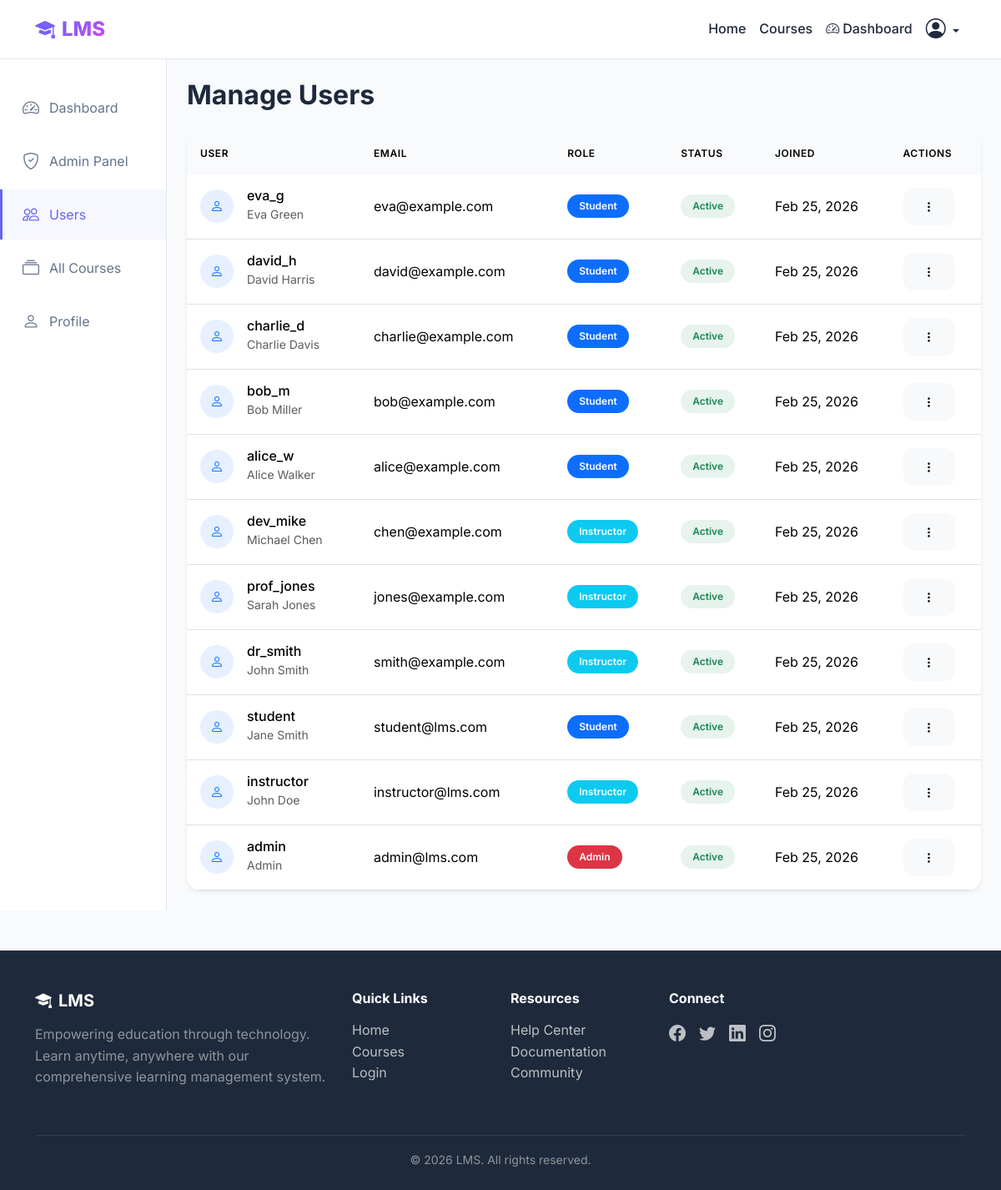
/manage-users/ (signed in), run on the app's committed database.
### accounts/models.py (models this page shows, shortened)
class User(AbstractUser):
    ROLE_CHOICES = [
        ('admin', 'Admin'),
        ('instructor', 'Instructor'),
        ('student', 'Student'),
    ]
    role = models.CharField(max_length=20, choices=ROLE_CHOICES, default='student')
    email = models.EmailField(unique=True)
    profile_picture = models.ImageField(upload_to='profiles/', blank=True, null=True)
    bio = models.TextField(blank=True, null=True)
    phone_number = models.CharField(max_length=15, blank=True, null=True)
    date_of_birth = models.DateField(blank=True, null=True)
    reset_token = models.CharField(max_length=100, blank=True, null=True)
    reset_token_expiry = models.DateTimeField(blank=True, null=True)
    created_at = models.DateTimeField(auto_now_add=True)
    updated_at = models.DateTimeField(auto_now=True)
    def is_admin(self):
        return self.role == 'admin' or self.is_superuser

### accounts/views.py (the view)
# urls.py: path('manage-users/', views.manage_users, name='manage_users'),
@login_required
def manage_users(request):
    if not request.user.is_admin():
        messages.error(request, 'Access denied.')
        return redirect('dashboard')
    users = User.objects.all().order_by('-created_at')
    return render(request, 'accounts/manage_users.html', {'users': users})

### templates/accounts/manage_users.html (shortened to what this page needs)
{% extends 'base.html' %}
{% block content %}
<div class="container-fluid">
    <div class="row">
        <div class="col-lg-2 col-md-3 dashboard-sidebar">
            <ul class="sidebar-menu">
                <li>
                    <a href="{% url 'dashboard' %}">
                        <i class="bi bi-speedometer2"></i> Dashboard
                    </a>
                </li>
                <li>
                    <a href="{% url 'admin_dashboard' %}">
                        <i class="bi bi-shield-check"></i> Admin Panel
                    </a>
                </li>
                <li>
                    <a href="{% url 'manage_users' %}" class="active">
                        <i class="bi bi-people"></i> Users
                    </a>
                </li>
                <li>
                    <a href="{% url 'manage_courses' %}">
                        <i class="bi bi-collection"></i> All Courses
                    </a>
                </li>
                <li>
                    <a href="{% url 'profile' %}">
                        <i class="bi bi-person"></i> Profile
                    </a>
                </li>
            </ul>
        </div>
        <div class="col-lg-10 col-md-9 py-4">
            <div class="container">
                <div class="d-flex justify-content-between align-items-center mb-4">
                    <h2 class="fw-bold mb-0">Manage Users</h2>
                </div>
                <div class="card border-0 shadow-sm">
                    <div class="card-body p-0">
                        <div class="table-responsive">
                            <table class="table mb-0">
                                <thead>
                                    <tr>
                                        <th>User</th>
                                        <th>Email</th>
                                        <th>Role</th>
                                        <th>Status</th>
                                        <th>Joined</th>
                                        <th>Actions</th>
                                    </tr>
                                </thead>
                                <tbody>
                                    {% for u in users %}
                                    <tr>
                                        <td>
                                            <div class="d-flex align-items-center">
                                                {% if u.profile_picture %}
                                                <img src="{{ u.profile_picture.url }}" alt=""
                                                    class="rounded-circle me-3" width="40" height="40">
                                                {% else %}
                                                <div class="bg-primary bg-opacity-10 rounded-circle d-flex align-items-center justify-content-center me-3"
                                                    style="width: 40px; height: 40px;">
                                                    <i class="bi bi-person text-primary"></i>
                                                </div>
                                                {% endif %}
                                                <div>
                                                    <h6 class="mb-0">{{ u.username }}</h6>
                                                    <small class="text-muted">{{ u.get_full_name }}</small>
                                                </div>
                                            </div>
                                        </td>
                                        <td>{{ u.email }}</td>
                                        <td>
                                            <span
                                                class="badge {% if u.role == 'admin' %}bg-danger{% elif u.role == 'instructor' %}bg-info{% else %}bg-primary{% endif %}">
                                                {{ u.get_role_display }}
                                            </span>
                                        </td>
                                        <td>
                                            {% if u.is_active %}
                                            <span class="badge bg-success bg-opacity-10 text-success">Active</span>
                                            {% else %}
                                            <span class="badge bg-danger bg-opacity-10 text-danger">Inactive</span>
                                            {% endif %}
                                        </td>
                                        <td>{{ u.date_joined|date:"M d, Y" }}</td>
                                        <td>
                                            <div class="dropdown">
                                                <button class="btn btn-sm btn-light" type="button"
                                                    data-bs-toggle="dropdown">
                                                    <i class="bi bi-three-dots-vertical"></i>
                                                </button>
                                            </div>
                                        </td>
                                    </tr>
                                    {% endfor %}
                                </tbody>
                            </table>
                        </div>
                    </div>
                </div>
            </div>
        </div>
    </div>
</div>
{% endblock %}

### static/css/styles.css (style rules this page uses)
:root { --primary: #6366f1; --primary-dark: #4f46e5; --primary-light: #818cf8; --secondary: #10b981; --accent: #f59e0b; --danger: #ef4444; --dark: #1e293b; --light: #f8fafc; --gray: #64748b; --gray-light: #e2e8f0; --gradient-1: linear-gradient(135deg, #6366f1 0%, #8b5cf6 50%, #d946ef 100%); --gradient-2: linear-gradient(135deg, #10b981 0%, #06b6d4 100%); --shadow-sm: 0 1px 2px 0 rgb(0 0 0 / 0.05); --shadow: 0 4px 6px -1px rgb(0 0 0 / 0.1), 0 2px 4px -2px rgb(0 0 0 / 0.1); --shadow-lg: 0 10px 15px -3px rgb(0 0 0 / 0.1), 0 4px 6px -4px rgb(0 0 0 / 0.1); --shadow-xl: 0 20px 25px -5px rgb(0 0 0 / 0.1), 0 8px 10px -6px rgb(0 0 0 / 0.1); }
* { margin: 0; padding: 0; box-sizing: border-box; }
body { font-family: 'Inter', -apple-system, BlinkMacSystemFont, 'Segoe UI', Roboto, sans-serif; background: var(--light); color: var(--dark); line-height: 1.6; min-height: 100vh; }
.btn { font-weight: 600; padding: 0.75rem 1.5rem; border-radius: 0.75rem; transition: all 0.3s ease; border: none; }
.card { background: white; border-radius: 1rem; border: none; box-shadow: var(--shadow); transition: all 0.3s ease; overflow: hidden; }
.card-body { padding: 1.5rem; }
.dashboard-sidebar { background: white; min-height: calc(100vh - 70px); border-right: 1px solid var(--gray-light); padding: 1.5rem 0; }
.sidebar-menu { list-style: none; padding: 0; }
.sidebar-menu li { margin: 0.25rem 0; }
.sidebar-menu a { display: flex; align-items: center; gap: 0.75rem; padding: 0.875rem 1.5rem; color: var(--gray); text-decoration: none; transition: all 0.3s ease; border-left: 3px solid transparent; }
.sidebar-menu a:hover, .sidebar-menu a.active { color: var(--primary); background: rgba(99, 102, 241, 0.05); border-left-color: var(--primary); }
.sidebar-menu i { font-size: 1.25rem; }
.table { background: white; border-radius: 1rem; overflow: hidden; }
.table thead th { background: var(--light); font-weight: 600; text-transform: uppercase; font-size: 0.75rem; letter-spacing: 0.05em; padding: 1rem; border: none; }
.table tbody td { padding: 1rem; vertical-align: middle; }
.badge { padding: 0.5rem 0.875rem; border-radius: 2rem; font-weight: 600; font-size: 0.75rem; }

### data on the page
User: username "eva_g", get_full_name "Eva Green", email "eva@example.com", role "Student", is_active "Active", date_joined "Feb 25, 2026"
User: username "david_h", get_full_name "David Harris", email "david@example.com", role "Student", is_active "Active", date_joined "Feb 25, 2026"
User: username "charlie_d", get_full_name "Charlie Davis", email "charlie@example.com", role "Student", is_active "Active", date_joined "Feb 25, 2026"
User: username "bob_m", get_full_name "Bob Miller", email "bob@example.com", role "Student", is_active "Active", date_joined "Feb 25, 2026"
User: username "alice_w", get_full_name "Alice Walker", email "alice@example.com", role "Student", is_active "Active", date_joined "Feb 25, 2026"
User: username "dev_mike", get_full_name "Michael Chen", email "chen@example.com", role "Instructor", is_active "Active", date_joined "Feb 25, 2026"
User: username "prof_jones", get_full_name "Sarah Jones", email "jones@example.com", role "Instructor", is_active "Active", date_joined "Feb 25, 2026"
User: username "dr_smith", get_full_name "John Smith", email "smith@example.com", role "Instructor", is_active "Active", date_joined "Feb 25, 2026"
User: username "student", get_full_name "Jane Smith", email "student@lms.com", role "Student", is_active "Active", date_joined "Feb 25, 2026"
User: username "instructor", get_full_name "John Doe", email "instructor@lms.com", role "Instructor", is_active "Active", date_joined "Feb 25, 2026"
User: username "admin", get_full_name "Admin", email "admin@lms.com", role "Admin", is_active "Active", date_joined "Feb 25, 2026"
